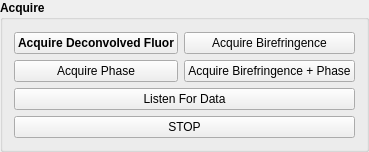
            <widget class="QGroupBox" name="acquire">
             <property name="sizePolicy">
              <sizepolicy hsizetype="Preferred" vsizetype="Fixed">
               <horstretch>0</horstretch>
               <verstretch>0</verstretch>
              </sizepolicy>
             </property>
             <property name="font">
              <font>
               <italic>false</italic>
               <bold>true</bold>
              </font>
             </property>
             <property name="title">
              <string>Acquire</string>
             </property>
             <layout class="QGridLayout" name="gridLayout_13">
              <property name="topMargin">
               <number>12</number>
              </property>
              <property name="verticalSpacing">
               <number>6</number>
              </property>
              <item row="2" column="0">
               <widget class="QPushButton" name="qbutton_acq_phase">
                <property name="font">
                 <font>
                  <italic>false</italic>
                  <bold>false</bold>
                 </font>
                </property>
                <property name="text">
                 <string>Acquire Phase</string>
                </property>
               </widget>
              </item>
              <item row="4" column="0" colspan="2">
               <widget class="QPushButton" name="qbutton_stop_acq">
                <property name="font">
                 <font>
                  <italic>false</italic>
                  <bold>false</bold>
                 </font>
                </property>
                <property name="text">
                 <string>STOP</string>
                </property>
               </widget>
              </item>
              <item row="2" column="1">
               <widget class="QPushButton" name="qbutton_acq_birefringence_phase">
                <property name="font">
                 <font>
                  <italic>false</italic>
                  <bold>false</bold>
                 </font>
                </property>
                <property name="text">
                 <string>Acquire Birefringence + Phase</string>
                </property>
               </widget>
              </item>
              <item row="0" column="1">
               <widget class="QPushButton" name="qbutton_acq_birefringence">
                <property name="font">
                 <font>
                  <italic>false</italic>
                  <bold>false</bold>
                 </font>
                </property>
                <property name="text">
                 <string>Acquire Birefringence</string>
                </property>
               </widget>
              </item>
              <item row="3" column="0" colspan="2">
               <widget class="QPushButton" name="qbutton_listen">
                <property name="font">
                 <font>
                  <italic>false</italic>
                  <bold>false</bold>
                 </font>
                </property>
                <property name="text">
                 <string>Listen For Data</string>
                </property>
               </widget>
              </item>
              <item row="0" column="0">
               <widget class="QPushButton" name="qbutton_acq_fluor">
                <property name="text">
                 <string>Acquire Deconvolved Fluor</string>
                </property>
               </widget>
              </item>
             </layout>
            </widget>
